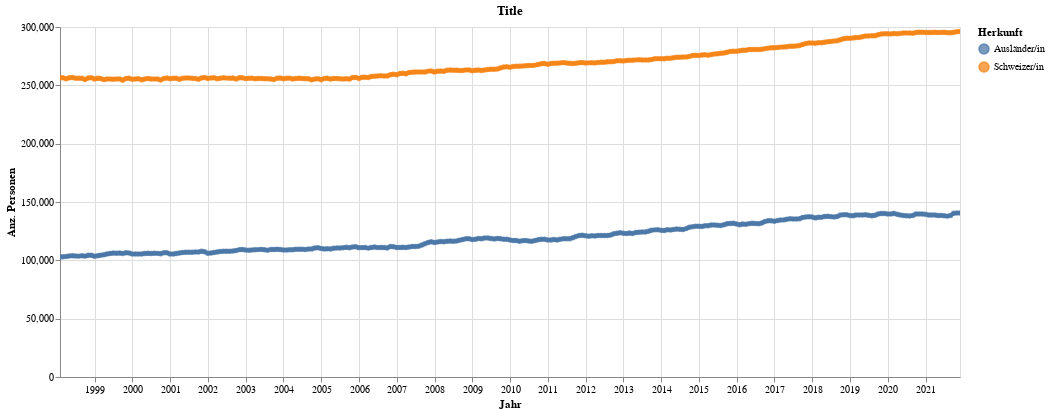

This figure's notebook cell:
### Code cell
highlight = alt.selection(type='single', on='mouseover',
                          fields=['HerkunftLang'], nearest=True)
#x='date:StichtagDatJahr',
base = alt.Chart(myAgg.reset_index().query('sum_WBev>100'), title="Title").encode(
    x=alt.X('StichtagDat', axis=alt.Axis(title='Jahr'))# , axis=alt.Axis(format='%', title='percentage')
    , y=alt.X('sum_WBev', axis=alt.Axis(title='Anz. Personen'))
    , color=alt.Color('HerkunftLang', legend=alt.Legend(title="Herkunft"))  
    ,tooltip=['StichtagDat', 'HerkunftLang', 'sum_WBev']    
)
points = base.mark_circle().encode(
    opacity=alt.value(0.75)
).add_selection(
    highlight
).properties(
    width=900 , height=350
)
lines = base.mark_line().encode(
    size=alt.condition(~highlight, alt.value(0.5), alt.value(4))
).interactive()

lines + points

### Figure 1 — Vega-Lite specification as saved in the notebook (floating-point values rounded to 4 significant figures; data arrays with more than 128 entries replaced by an {"elided": "..."} marker saying what was removed)
{"config": {"view": {"continuousWidth": 400, "continuousHeight": 300}}, "layer": [{"mark": "line", "encoding": {"color": {"type": "nominal", "field": "HerkunftLang", "legend": {"title": "Herkunft"}}, "size": {"condition": {"value": 0.5, "selection": {"not": "selector005"}}, "value": 4}, "tooltip": [{"type": "temporal", "field": "StichtagDat"}, {"type": "nominal", "field": "HerkunftLang"}, {"type": "quantitative", "field": "sum_WBev"}], "x": {"type": "temporal", "axis": {"title": "Jahr"}, "field": "StichtagDat"}, "y": {"type": "quantitative", "axis": {"title": "Anz. Personen"}, "field": "sum_WBev"}}, "selection": {"selector006": {"type": "interval", "bind": "scales", "encodings": ["x", "y"]}}, "title": "Title"}, {"mark": "circle", "encoding": {"color": {"type": "nominal", "field": "HerkunftLang", "legend": {"title": "Herkunft"}}, "opacity": {"value": 0.75}, "tooltip": [{"type": "temporal", "field": "StichtagDat"}, {"type": "nominal", "field": "HerkunftLang"}, {"type": "quantitative", "field": "sum_WBev"}], "x": {"type": "temporal", "axis": {"title": "Jahr"}, "field": "StichtagDat"}, "y": {"type": "quantitative", "axis": {"title": "Anz. Personen"}, "field": "sum_WBev"}}, "height": 350, "selection": {"selector005": {"type": "single", "on": "mouseover", "fields": ["HerkunftLang"], "nearest": true}}, "title": "Title", "width": 900}], "data": {"name": "data-53d3d46e82cadeeaff207b0b1d273ce0"}, "$schema": "https://vega.github.io/schema/vega-lite/v4.8.1.json", "datasets": {"data-53d3d46e82cadeeaff207b0b1d273ce0": {"elided": "574 records"}}}
